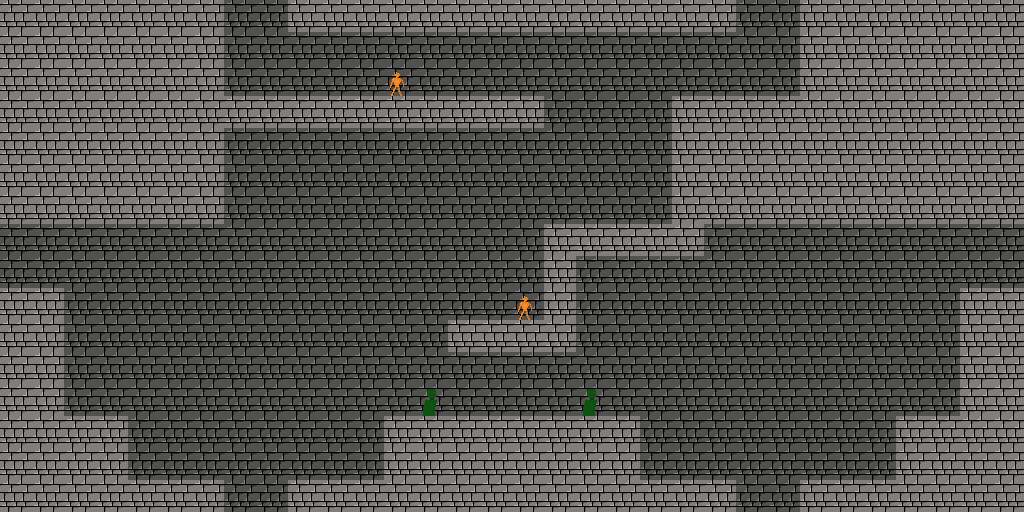

Below is a game level as drawn by its tile map, then a one-line description and the .tmx file that defines it, in full:
An orthogonal 32x16 tile map with 32x32 px tiles, 4 tile layers (BG, FG, Utilities, Enemies), 3 tilesets.

<map version="1.8" tiledversion="1.8.4" orientation="orthogonal" renderorder="right-down" width="32" height="16" tilewidth="32" tileheight="32" infinite="0" nextlayerid="5" nextobjectid="1">
 <tileset firstgid="1" source="../../../TileSets/SetArea1.tsx" />
 <tileset firstgid="55" source="../../../../UtilitiesTileSet/Utilities.tsx" />
 <tileset firstgid="57" source="../../../TileSets/Enemies.tsx" />
 <layer id="2" name="BG" width="32" height="16">
  <data encoding="csv">
11,11,11,11,11,11,0,13,13,0,0,0,0,0,0,0,0,0,0,0,0,0,0,13,13,0,11,11,11,11,11,11,
11,11,11,11,11,11,0,13,13,13,13,13,13,13,13,13,13,13,13,13,13,13,13,13,13,0,11,11,11,11,11,11,
11,11,11,11,11,11,0,13,13,13,13,13,13,13,13,13,13,13,13,13,13,13,13,13,13,0,11,11,11,11,11,11,
11,11,11,11,11,11,0,0,0,0,0,0,0,0,0,0,0,13,13,13,13,0,0,0,0,0,11,11,11,11,11,11,
11,11,11,11,11,11,0,13,13,13,13,13,13,13,13,13,13,13,13,13,13,0,11,11,11,11,11,11,11,11,11,11,
11,11,11,11,11,11,0,13,13,13,13,13,13,13,13,13,13,13,13,13,13,0,11,11,11,11,11,11,11,11,11,11,
0,0,0,0,0,0,0,13,13,13,13,13,13,13,13,13,13,13,13,13,13,0,0,0,0,0,0,0,0,0,0,0,
13,13,13,13,13,13,13,13,13,13,13,13,13,13,13,13,13,0,0,0,0,0,13,13,13,13,13,13,13,13,13,13,
13,13,13,13,13,13,13,13,13,13,13,13,13,13,13,13,13,0,13,13,13,13,13,13,13,13,13,13,13,13,13,13,
0,0,13,13,13,13,13,13,13,13,13,13,13,13,13,13,13,0,13,13,13,13,13,13,13,13,13,13,13,13,0,0,
11,0,13,13,13,13,13,13,13,13,13,13,13,13,0,0,0,0,13,13,13,13,13,13,13,13,13,13,13,13,0,11,
11,0,13,13,13,13,13,13,13,13,13,13,13,13,13,13,13,13,13,13,13,13,13,13,13,13,13,13,13,13,0,11,
11,0,13,13,13,13,13,13,13,13,13,13,13,13,13,13,13,13,13,13,13,13,13,13,13,13,13,13,13,13,0,11,
11,0,0,0,13,13,13,13,13,13,13,13,0,0,0,0,0,0,0,0,13,13,13,13,13,13,13,13,0,0,0,11,
11,11,11,0,13,13,13,13,13,13,13,13,0,11,11,11,11,11,11,0,13,13,13,13,13,13,13,13,0,11,11,11,
11,11,11,0,0,0,0,13,13,0,0,0,0,11,11,11,11,11,11,0,0,0,0,13,13,0,0,0,0,11,11,11
</data>
 </layer>
 <layer id="1" name="FG" width="32" height="16">
  <data encoding="csv">
0,0,0,0,0,0,11,0,0,11,11,11,11,11,11,11,11,11,11,11,11,11,11,0,0,11,0,0,0,0,0,0,
0,0,0,0,0,0,11,0,0,0,0,0,0,0,0,0,0,0,0,0,0,0,0,0,0,11,0,0,0,0,0,0,
0,0,0,0,0,0,11,0,0,0,0,0,0,0,0,0,0,0,0,0,0,0,0,0,0,11,0,0,0,0,0,0,
0,0,0,0,0,0,11,11,11,11,11,11,11,11,11,11,11,0,0,0,0,11,11,11,11,11,0,0,0,0,0,0,
0,0,0,0,0,0,11,0,0,0,0,0,0,0,0,0,0,0,0,0,0,11,0,0,0,0,0,0,0,0,0,0,
0,0,0,0,0,0,11,0,0,0,0,0,0,0,0,0,0,0,0,0,0,11,0,0,0,0,0,0,0,0,0,0,
11,11,11,11,11,11,11,0,0,0,0,0,0,0,0,0,0,0,0,0,0,11,11,11,11,11,11,11,11,11,11,11,
0,0,0,0,0,0,0,0,0,0,0,0,0,0,0,0,0,11,11,11,11,11,0,0,0,0,0,0,0,0,0,0,
0,0,0,0,0,0,0,0,0,0,0,0,0,0,0,0,0,11,0,0,0,0,0,0,0,0,0,0,0,0,0,0,
11,11,0,0,0,0,0,0,0,0,0,0,0,0,0,0,0,11,0,0,0,0,0,0,0,0,0,0,0,0,11,11,
0,11,0,0,0,0,0,0,0,0,0,0,0,0,11,11,11,11,0,0,0,0,0,0,0,0,0,0,0,0,11,0,
0,11,0,0,0,0,0,0,0,0,0,0,0,0,0,0,0,0,0,0,0,0,0,0,0,0,0,0,0,0,11,0,
0,11,0,0,0,0,0,0,0,0,0,0,0,0,0,0,0,0,0,0,0,0,0,0,0,0,0,0,0,0,11,0,
0,11,11,11,0,0,0,0,0,0,0,0,11,11,11,11,11,11,11,11,0,0,0,0,0,0,0,0,11,11,11,0,
0,0,0,11,0,0,0,0,0,0,0,0,11,0,0,0,0,0,0,11,0,0,0,0,0,0,0,0,11,0,0,0,
0,0,0,11,11,11,11,0,0,11,11,11,11,0,0,0,0,0,0,11,11,11,11,0,0,11,11,11,11,0,0,0
</data>
 </layer>
 <layer id="3" name="Utilities" width="32" height="16">
  <data encoding="csv">
0,0,0,0,0,0,0,56,56,0,0,0,0,0,0,0,0,0,0,0,0,0,0,56,56,0,0,0,0,0,0,0,
0,0,0,0,0,0,0,0,0,0,0,0,0,0,0,0,0,0,0,0,0,0,0,0,0,0,0,0,0,0,0,0,
0,0,0,0,0,0,0,0,0,0,0,0,0,0,0,0,0,0,0,0,0,0,0,0,0,0,0,0,0,0,0,0,
0,0,0,0,0,0,0,0,0,0,0,0,0,0,0,0,0,0,0,0,0,0,0,0,0,0,0,0,0,0,0,0,
0,0,0,0,0,0,0,0,0,0,0,0,0,0,0,0,0,0,0,0,0,0,0,0,0,0,0,0,0,0,0,0,
0,0,0,0,0,0,0,0,0,0,0,0,0,0,0,0,0,0,0,0,0,0,0,0,0,0,0,0,0,0,0,0,
0,0,0,0,0,0,0,0,0,0,0,0,0,0,0,0,0,0,0,0,0,0,0,0,0,0,0,0,0,0,0,0,
56,0,0,0,0,0,0,0,0,0,0,0,0,0,0,0,0,0,0,0,0,0,0,0,0,0,0,0,0,0,0,56,
56,0,0,0,0,0,0,0,0,0,0,0,0,0,0,0,0,0,0,0,0,0,0,0,0,0,0,0,0,0,0,56,
0,0,0,0,0,0,0,0,0,0,0,0,0,0,0,0,0,0,0,0,0,0,0,0,0,0,0,0,0,0,0,0,
0,0,0,0,0,0,0,0,0,0,0,0,0,0,0,0,0,0,0,0,0,0,0,0,0,0,0,0,0,0,0,0,
0,0,0,0,0,0,0,0,0,0,0,0,0,0,0,0,0,0,0,0,0,0,0,0,0,0,0,0,0,0,0,0,
0,0,0,0,0,0,0,0,0,0,0,0,0,0,0,0,0,0,0,0,0,0,0,0,0,0,0,0,0,0,0,0,
0,0,0,0,0,0,0,0,0,0,0,0,0,0,0,0,0,0,0,0,0,0,0,0,0,0,0,0,0,0,0,0,
0,0,0,0,0,0,0,0,0,0,0,0,0,0,0,0,0,0,0,0,0,0,0,0,0,0,0,0,0,0,0,0,
0,0,0,0,0,0,0,56,56,0,0,0,0,0,0,0,0,0,0,0,0,0,0,56,56,0,0,0,0,0,0,0
</data>
 </layer>
 <layer id="4" name="Enemies" width="32" height="16">
  <data encoding="csv">
0,0,0,0,0,0,0,0,0,0,0,0,0,0,0,0,0,0,0,0,0,0,0,0,0,0,0,0,0,0,0,0,
0,0,0,0,0,0,0,0,0,0,0,0,0,0,0,0,0,0,0,0,0,0,0,0,0,0,0,0,0,0,0,0,
0,0,0,0,0,0,0,0,0,0,0,0,57,0,0,0,0,0,0,0,0,0,0,0,0,0,0,0,0,0,0,0,
0,0,0,0,0,0,0,0,0,0,0,0,0,0,0,0,0,0,0,0,0,0,0,0,0,0,0,0,0,0,0,0,
0,0,0,0,0,0,0,0,0,0,0,0,0,0,0,0,0,0,0,0,0,0,0,0,0,0,0,0,0,0,0,0,
0,0,0,0,0,0,0,0,0,0,0,0,0,0,0,0,0,0,0,0,0,0,0,0,0,0,0,0,0,0,0,0,
0,0,0,0,0,0,0,0,0,0,0,0,0,0,0,0,0,0,0,0,0,0,0,0,0,0,0,0,0,0,0,0,
0,0,0,0,0,0,0,0,0,0,0,0,0,0,0,0,0,0,0,0,0,0,0,0,0,0,0,0,0,0,0,0,
0,0,0,0,0,0,0,0,0,0,0,0,0,0,0,0,0,0,0,0,0,0,0,0,0,0,0,0,0,0,0,0,
0,0,0,0,0,0,0,0,0,0,0,0,0,0,0,0,57,0,0,0,0,0,0,0,0,0,0,0,0,0,0,0,
0,0,0,0,0,0,0,0,0,0,0,0,0,0,0,0,0,0,0,0,0,0,0,0,0,0,0,0,0,0,0,0,
0,0,0,0,0,0,0,0,0,0,0,0,0,0,0,0,0,0,0,0,0,0,0,0,0,0,0,0,0,0,0,0,
0,0,0,0,0,0,0,0,0,0,0,0,0,58,0,0,0,0,58,0,0,0,0,0,0,0,0,0,0,0,0,0,
0,0,0,0,0,0,0,0,0,0,0,0,0,0,0,0,0,0,0,0,0,0,0,0,0,0,0,0,0,0,0,0,
0,0,0,0,0,0,0,0,0,0,0,0,0,0,0,0,0,0,0,0,0,0,0,0,0,0,0,0,0,0,0,0,
0,0,0,0,0,0,0,0,0,0,0,0,0,0,0,0,0,0,0,0,0,0,0,0,0,0,0,0,0,0,0,0
</data>
 </layer>
</map>